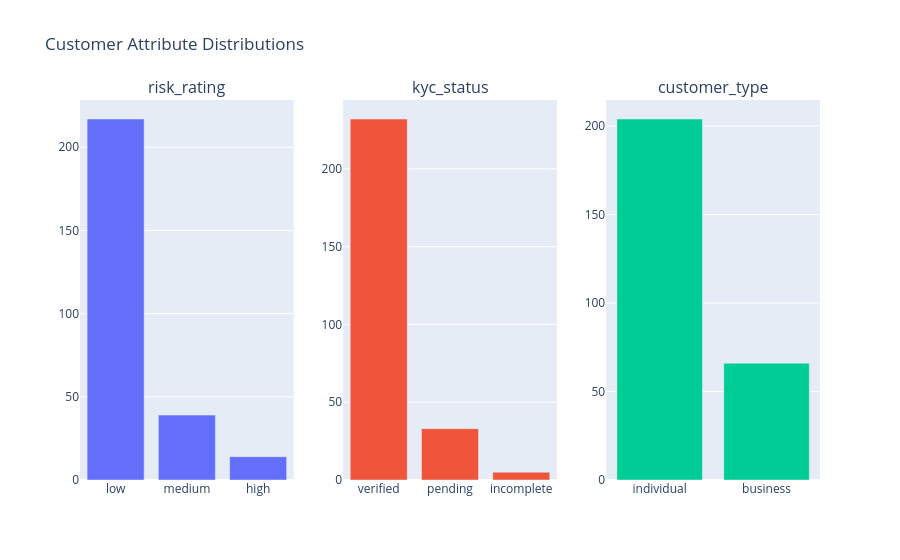

The notebook cell saved with this chart:
### Markdown cell above
## 7. Customer Attribute Distributions

### Code cell
fig = make_subplots(
    rows=1, cols=3,
    subplot_titles=["risk_rating", "kyc_status", "customer_type"]
)

for col_idx, col in enumerate(["risk_rating", "kyc_status", "customer_type"], 1):
    vc = cust[col].value_counts()
    fig.add_trace(go.Bar(x=vc.index, y=vc.values, name=col), row=1, col=col_idx)

fig.update_layout(title="Customer Attribute Distributions", showlegend=False)
fig.show()

pep_count = cust["is_pep"].sum()
print(f"PEP customers: {pep_count} ({100*pep_count/len(cust):.1f}%)")
print(f"expected_monthly_volume: mean={cust["expected_monthly_volume"].mean():.0f}, "
      f"median={cust["expected_monthly_volume"].median():.0f}")

### Figure 1 — Plotly figure (JSON) as saved in the notebook; plotly's stock layout.template omitted (floating-point values rounded to 4 significant figures)
{"data": [{"name": "risk_rating", "type": "bar", "x": ["low", "medium", "high"], "xaxis": "x", "y": [217, 39, 14], "yaxis": "y"}, {"name": "kyc_status", "type": "bar", "x": ["verified", "pending", "incomplete"], "xaxis": "x2", "y": [232, 33, 5], "yaxis": "y2"}, {"name": "customer_type", "type": "bar", "x": ["individual", "business"], "xaxis": "x3", "y": [204, 66], "yaxis": "y3"}], "layout": {"annotations": [{"font": {"size": 16}, "showarrow": false, "text": "risk_rating", "x": 0.1444, "xanchor": "center", "xref": "paper", "y": 1.0, "yanchor": "bottom", "yref": "paper"}, {"font": {"size": 16}, "showarrow": false, "text": "kyc_status", "x": 0.5, "xanchor": "center", "xref": "paper", "y": 1.0, "yanchor": "bottom", "yref": "paper"}, {"font": {"size": 16}, "showarrow": false, "text": "customer_type", "x": 0.8556, "xanchor": "center", "xref": "paper", "y": 1.0, "yanchor": "bottom", "yref": "paper"}], "showlegend": false, "title": {"text": "Customer Attribute Distributions"}, "xaxis": {"anchor": "y", "domain": [0.0, 0.2889]}, "xaxis2": {"anchor": "y2", "domain": [0.3556, 0.6444]}, "xaxis3": {"anchor": "y3", "domain": [0.7111, 1.0]}, "yaxis": {"anchor": "x", "domain": [0.0, 1.0]}, "yaxis2": {"anchor": "x2", "domain": [0.0, 1.0]}, "yaxis3": {"anchor": "x3", "domain": [0.0, 1.0]}}}
